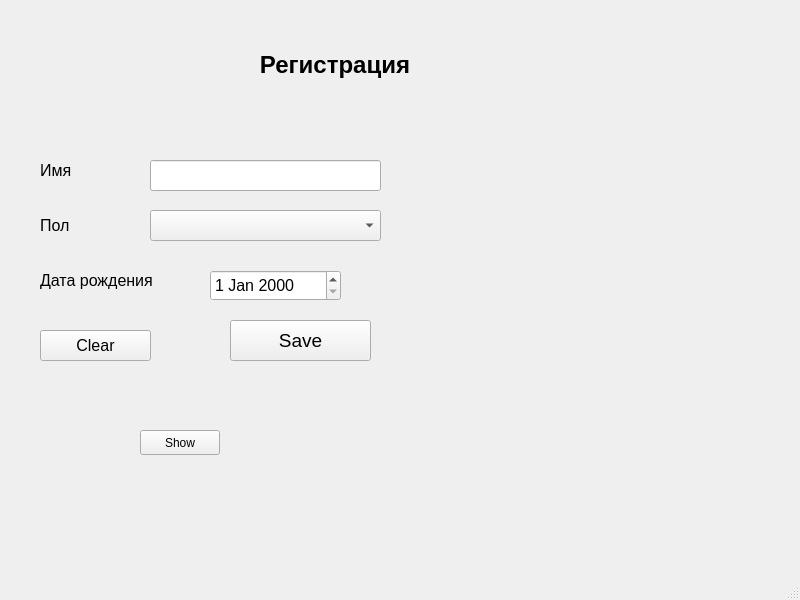
<?xml version="1.0" encoding="UTF-8"?>
<ui version="4.0">
 <class>MainWindow</class>
 <widget class="QMainWindow" name="MainWindow">
  <property name="geometry">
   <rect>
    <x>0</x>
    <y>0</y>
    <width>800</width>
    <height>600</height>
   </rect>
  </property>
  <property name="windowTitle">
   <string>Qt Lesson2</string>
  </property>
  <widget class="QWidget" name="centralwidget">
   <widget class="QComboBox" name="comboBox_Sex">
    <property name="geometry">
     <rect>
      <x>150</x>
      <y>210</y>
      <width>231</width>
      <height>31</height>
     </rect>
    </property>
    <property name="currentIndex">
     <number>-1</number>
    </property>
    <property name="placeholderText">
     <string>Выбирайте пол</string>
    </property>
    <item>
     <property name="text">
      <string>Мужской</string>
     </property>
    </item>
    <item>
     <property name="text">
      <string>Женский</string>
     </property>
    </item>
    <item>
     <property name="text">
      <string>Не определился</string>
     </property>
    </item>
   </widget>
   <widget class="QPushButton" name="button_Save">
    <property name="geometry">
     <rect>
      <x>230</x>
      <y>320</y>
      <width>141</width>
      <height>41</height>
     </rect>
    </property>
    <property name="font">
     <font>
      <pointsize>14</pointsize>
     </font>
    </property>
    <property name="text">
     <string>Save</string>
    </property>
   </widget>
   <widget class="QLabel" name="label_Title">
    <property name="geometry">
     <rect>
      <x>210</x>
      <y>30</y>
      <width>250</width>
      <height>70</height>
     </rect>
    </property>
    <property name="font">
     <font>
      <pointsize>18</pointsize>
      <weight>75</weight>
      <bold>true</bold>
     </font>
    </property>
    <property name="text">
     <string>Регистрация</string>
    </property>
    <property name="alignment">
     <set>Qt::AlignCenter</set>
    </property>
   </widget>
   <widget class="QLabel" name="label_Name">
    <property name="geometry">
     <rect>
      <x>40</x>
      <y>160</y>
      <width>71</width>
      <height>21</height>
     </rect>
    </property>
    <property name="font">
     <font>
      <pointsize>12</pointsize>
     </font>
    </property>
    <property name="text">
     <string>Имя</string>
    </property>
   </widget>
   <widget class="QLabel" name="label_Sex">
    <property name="geometry">
     <rect>
      <x>40</x>
      <y>210</y>
      <width>71</width>
      <height>31</height>
     </rect>
    </property>
    <property name="font">
     <font>
      <pointsize>12</pointsize>
     </font>
    </property>
    <property name="text">
     <string>Пол</string>
    </property>
   </widget>
   <widget class="QLineEdit" name="input_Name">
    <property name="geometry">
     <rect>
      <x>150</x>
      <y>160</y>
      <width>231</width>
      <height>31</height>
     </rect>
    </property>
    <property name="font">
     <font>
      <pointsize>12</pointsize>
     </font>
    </property>
   </widget>
   <widget class="QLabel" name="label_BirthDay">
    <property name="geometry">
     <rect>
      <x>40</x>
      <y>270</y>
      <width>161</width>
      <height>21</height>
     </rect>
    </property>
    <property name="font">
     <font>
      <pointsize>12</pointsize>
     </font>
    </property>
    <property name="text">
     <string>Дата рождения</string>
    </property>
   </widget>
   <widget class="QDateEdit" name="date_BirthDay">
    <property name="geometry">
     <rect>
      <x>210</x>
      <y>270</y>
      <width>131</width>
      <height>31</height>
     </rect>
    </property>
    <property name="font">
     <font>
      <pointsize>12</pointsize>
     </font>
    </property>
   </widget>
   <widget class="QPushButton" name="button_Clear">
    <property name="geometry">
     <rect>
      <x>40</x>
      <y>330</y>
      <width>111</width>
      <height>31</height>
     </rect>
    </property>
    <property name="font">
     <font>
      <pointsize>12</pointsize>
     </font>
    </property>
    <property name="text">
     <string>Clear</string>
    </property>
   </widget>
   <widget class="QLabel" name="label_AllPersons">
    <property name="geometry">
     <rect>
      <x>450</x>
      <y>100</y>
      <width>311</width>
      <height>421</height>
     </rect>
    </property>
    <property name="text">
     <string/>
    </property>
   </widget>
   <widget class="QPushButton" name="button_ShowAllPersons">
    <property name="geometry">
     <rect>
      <x>140</x>
      <y>430</y>
      <width>80</width>
      <height>25</height>
     </rect>
    </property>
    <property name="text">
     <string>Show</string>
    </property>
   </widget>
  </widget>
  <widget class="QMenuBar" name="menubar">
   <property name="geometry">
    <rect>
     <x>0</x>
     <y>0</y>
     <width>800</width>
     <height>25</height>
    </rect>
   </property>
  </widget>
  <widget class="QStatusBar" name="statusbar"/>
 </widget>
 <resources/>
 <connections/>
</ui>
